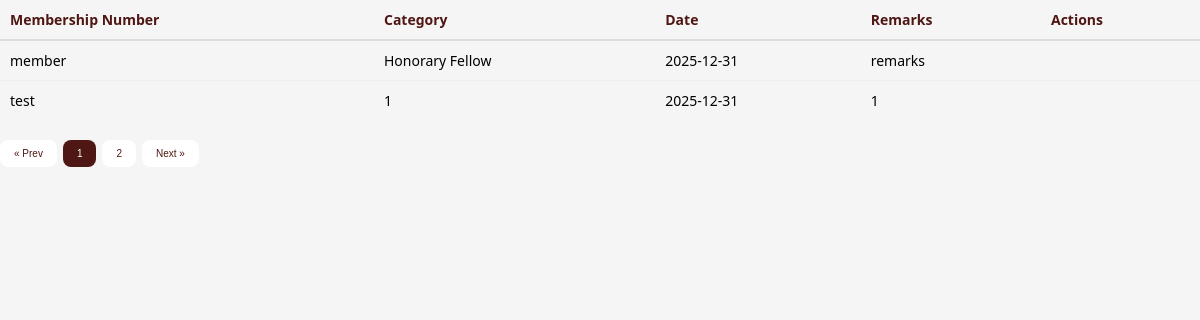
The app's page /admin/php/fetch_induction.php with its own data.
### tables this page shows
CREATE TABLE `induction` (
  `id` int(11) NOT NULL,
  `i_membership_no` varchar(50) DEFAULT NULL,
  `induc_category` varchar(100) DEFAULT NULL,
  `induc_date` date DEFAULT NULL,
  `remarks` text DEFAULT NULL
);

### admin/php/fetch_induction.php (the view, shortened to what this page needs)
<link rel="stylesheet" href="php/induction.css">
<?php
include '../connection/conn.php';
$limit = 2;
$page = isset($_GET['page']) ? (int)$_GET['page'] : 1;
$offset = ($page - 1) * $limit;
$filter = isset($_GET['filter_membership']) ? trim($_GET['filter_membership']) : "";
$where = "";
$total_sql = "SELECT COUNT(*) AS total FROM induction $where";
$total_result = $conn->query($total_sql);
$total_row = $total_result->fetch_assoc();
$total_records = $total_row['total'];
$total_pages = ceil($total_records / $limit);
$sql = "SELECT * FROM induction $where ORDER BY induc_date DESC LIMIT $limit OFFSET $offset";
$result = $conn->query($sql);
?>
<div class="table-wrapper">
    <table class="induction-table">
        <thead>
            <tr>
                <th>Membership Number</th>
                <th>Category</th>
                <th>Date</th>
                <th>Remarks</th>
                <th>Actions</th>
            </tr>
        </thead>
        <tbody>
            <?php
            if ($result && $result->num_rows > 0) {
                while ($row = $result->fetch_assoc()) {
                    echo "<tr>
                            <td>{$row['i_membership_no']}</td>
                            <td>{$row['induc_category']}</td>
                            <td>{$row['induc_date']}</td>
                            <td>{$row['remarks']}</td>
                            <td>
                                <i class='fa-solid fa-pen-to-square edit-btn'
                                   data-id='{$row['id']}'
                                   data-membership='{$row['i_membership_no']}'
                                   data-category='{$row['induc_category']}'
                                   data-date='{$row['induc_date']}'
                                   data-remarks='{$row['remarks']}'
                                   title='Edit'></i>
                                &nbsp;
                                <i class='fa-solid fa-trash delete-btn'
                                   data-id='{$row['id']}'
                                   data-membership='{$row['i_membership_no']}'
                                   title='Delete'></i>
                            </td>
                          </tr>";
                }
            } else {
                echo "<tr><td colspan='5' style='text-align:center;'>No records found</td></tr>";
            }
            ?>
        </tbody>
    </table>
</div>
<div class="pagination">
    <a href="?page=<?php echo max(1, $page-1); ?>&filter_membership=<?php echo urlencode($filter); ?>"
       class="<?php echo ($page == 1) ? 'disabled' : ''; ?>">
       &laquo; Prev
    </a>
    <?php for ($i = 1; $i <= $total_pages; $i++): ?>
        <a href="?page=<?php echo $i; ?>&filter_membership=<?php echo urlencode($filter); ?>"
           class="<?php echo ($i == $page) ? 'active' : ''; ?>">
            <?php echo $i; ?>
        </a>
    <?php endfor; ?>
    <a href="?page=<?php echo min($total_pages, $page+1); ?>&filter_membership=<?php echo urlencode($filter); ?>"
       class="<?php echo ($page == $total_pages) ? 'disabled' : ''; ?>">
       Next &raquo;
    </a>
</div>

### admin/style/induction.css (style rules this page uses)
.table-wrapper { overflow-x: auto; }
.induction-table { width: 100%; border-collapse: collapse; font-size: 14px; }
.induction-table thead th { text-align: left; padding: 10px; font-weight: 600; color: #4F1713; border-bottom: 2px solid #ddd; background: none; }
.induction-table tbody td { padding: 10px; border-bottom: 1px solid #eee; }
.induction-table tbody tr:last-child td { border-bottom: none; }
.pagination { display: flex; justify-content: flex-start; align-items: center; gap: 6px; margin-top: var(--spacing-md); font-family: Arial, sans-serif; }
.pagination a { display: inline-block; padding: 8px 14px; font-size: 10px; color: var(--accent-color); background: #fff; border-radius: var(--border-radius); text-decoration: none; transition: background 0.2s, color 0.2s; }
.pagination a.active { background: var(--accent-color); color: white; }

### records on screen
induction: i_membership_no "member", induc_category "Honorary Fellow", induc_date "2025-12-31", remarks "remarks"
induction: i_membership_no "test", induc_category "1", induc_date "2025-12-31", remarks "1"
